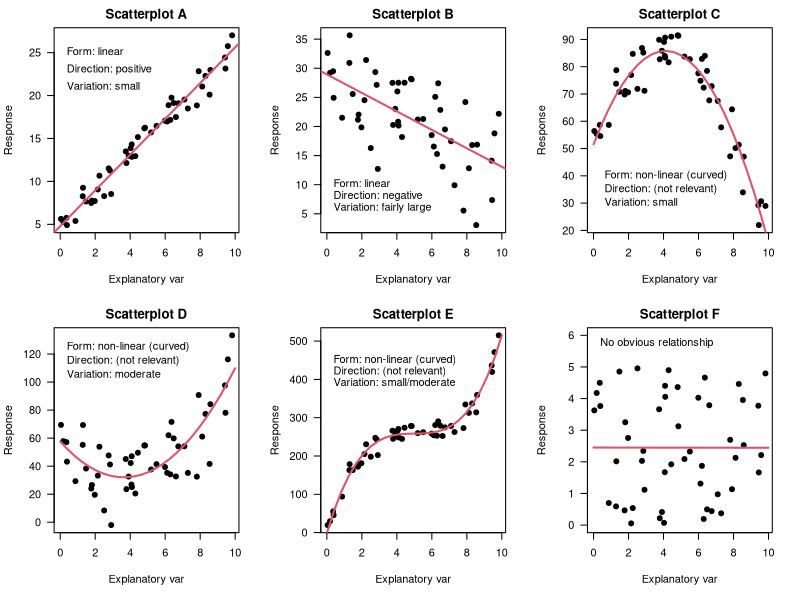

Here is the R script that generated this plot:
## ---- chunk 1
par( mfrow = c(2, 3))

set.seed(2300)
x <- runif(50, 
           min = 0, 
           max = 10)
y <- (2 * x) + 5 + rnorm( length(x), 0, 1)

par( mar = c(5, 4, 2, 2) + 0.1) # DEFAULT: c(5, 4, 4, 2) + 0.1.
plot( y ~ x,
      pch = 19,
      las = 1,
      xlab = "Explanatory var",
      ylab = "Response",
      main = "Scatterplot A"
)
abline( coef(lm( y ~ x )), 
        lwd = 2, 
        col = 2)

text(0, 25, 
     "Form: linear", 
     pos = 4)
text(0, 23, 
     "Direction: positive", 
     pos = 4)
text(0, 21, 
     "Variation: small", pos = 4)




set.seed(2300)
x <- runif(50,
           min = 0, 
           max = 10)
y <- (-2 * x) + 5 + rnorm( length(x), 0, 5) + 25

par( mar = c(5, 4, 2, 2) + 0.1) # DEFAULT: c(5, 4, 4, 2) + 0.1.
plot( y ~ x,
      pch = 19,
      las = 1,
      xlab = "Explanatory var",
      ylab = "Response",
      main = "Scatterplot B"
)
abline( coef(lm( y ~ x )), 
        lwd = 2, 
        col = 2)

text(0, 10, 
     "Form: linear", 
     pos = 4)
text(0, 8, 
     "Direction: negative", 
     pos = 4)
text(0, 6, 
     "Variation: fairly large",
     pos = 4)




set.seed(2300)
x <- runif(50, 
           min = 0, 
           max = 10)
y <- -2 * (x - 4)^2 + 5 + rnorm( length(x), 0, 5) + 80

par( mar = c(5, 4, 2, 2) + 0.1) # DEFAULT: c(5, 4, 4, 2) + 0.1.
plot( y ~ x,
      pch = 19,
      las = 1,
      xlab = "Explanatory var",
      ylab = "Response",
      main = "Scatterplot C"
)
mod.curve <- lm( y ~ poly(x, 2) )

xnew <- seq(0, 10, 
            length = 25)
newdata <- data.frame(x = xnew)
ynew <- predict( mod.curve, 
                 newdata = newdata)

lines( ynew ~ xnew, 
       lwd = 2, 
       col = 2)

text(0.25, 40, 
     "Form: non-linear (curved)", 
     pos = 4)
text(0.25, 35, 
     "Direction: (not relevant)", 
     pos = 4)
text(0.25, 30, 
     "Variation: small", 
     pos = 4)





set.seed(2300)
x <- runif(50, 
           min = 0, 
           max = 10)
y <- 2 * (x - 4)^2 + 5 + rnorm( length(x), 0, 15) + 25

par( mar = c(5, 4, 2, 2) + 0.1) # DEFAULT: c(5, 4, 4, 2) + 0.1.
plot( y ~ x,
      pch = 19,
      las = 1,
      xlab = "Explanatory var",
      ylab = "Response",
      main = "Scatterplot D"
)
mod.curve <- lm( y ~ poly(x, 2) )

xnew <- seq(0, 10, 
            length = 25)
newdata <- data.frame(x = xnew)
ynew <- predict( mod.curve, 
                 newdata = newdata)

lines( ynew ~ xnew, 
       lwd = 2, 
       col = 2)

text(0, 125, 
     "Form: non-linear (curved)", 
     pos = 4)
text(0, 115, 
     "Direction: (not relevant)", 
     pos = 4)
text(0, 105, 
     "Variation: moderate", 
     pos = 4)



set.seed(2300)
x <- runif(50, 
           min = 0, 
           max = 10) 
y <- 2 * (x - 5)^3 + 5 + rnorm( length(x), 0, 15) + 250

par( mar = c(5, 4, 2, 2) + 0.1) # DEFAULT: c(5, 4, 4, 2) + 0.1.
plot( y ~ x,
      pch = 19,
      las = 1,
      xlab = "Explanatory var",
      ylab = "Response",
      main = "Scatterplot E"
)
mod.curve <- lm( y ~ poly(x, 3) )

xnew <- seq(0, 10, 
            length = 25)
newdata <- data.frame(x = xnew)
ynew <- predict( mod.curve, 
                 newdata = newdata)

lines( ynew ~ xnew, 
       lwd = 2, 
       col = 2)

text(0, 450, 
     "Form: non-linear (curved)", 
     pos = 4)
text(0, 420, 
     "Direction: (not relevant)", 
     pos = 4)
text(0, 390, 
     "Variation: small/moderate", 
     pos = 4)







set.seed(2300)
x <- runif(50, 
           min = 0, 
           max = 10) 
y <- runif(50, 
           min = 0, 
           max = 5)

par( mar = c(5, 4, 2, 2) + 0.1) # DEFAULT: c(5, 4, 4, 2) + 0.1.
plot( y ~ x,
      pch = 19,
      las = 1,
      ylim = c(0, 6),
      xlab = "Explanatory var",
      ylab = "Response",
      main = "Scatterplot F"
)
mod.curve <- lm( y ~ poly(x, 1) )

xnew <- seq(0, 10, 
            length = 25)
newdata <- data.frame(x = xnew)
ynew <- predict( mod.curve, 
                 newdata = newdata)

lines( ynew ~ xnew, 
       lwd = 2, 
       col = 2)

text(0, 5.75, 
     "No obvious relationship", 
     pos = 4)
